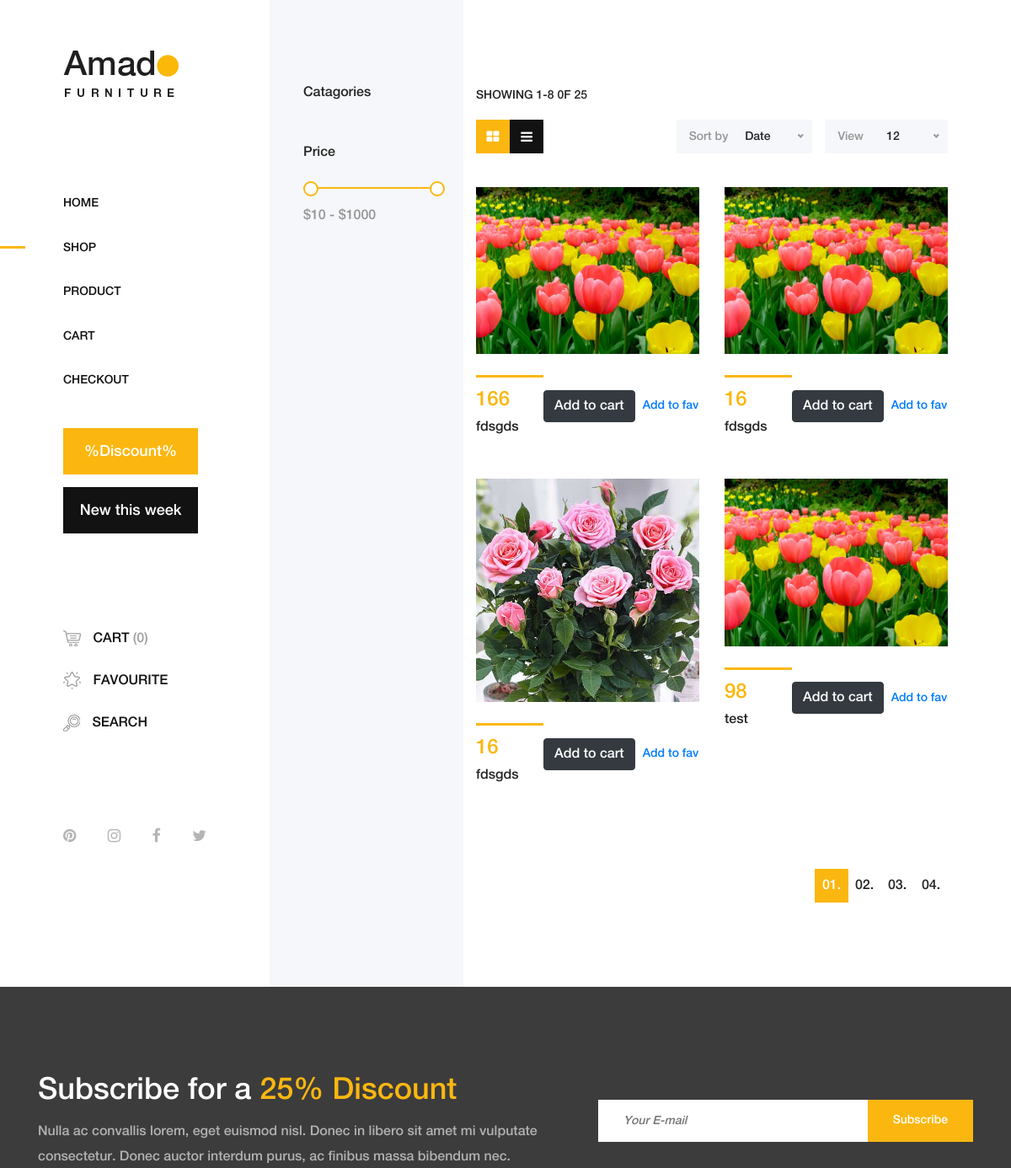
Before: /discount/ (upper part) with the older database file.
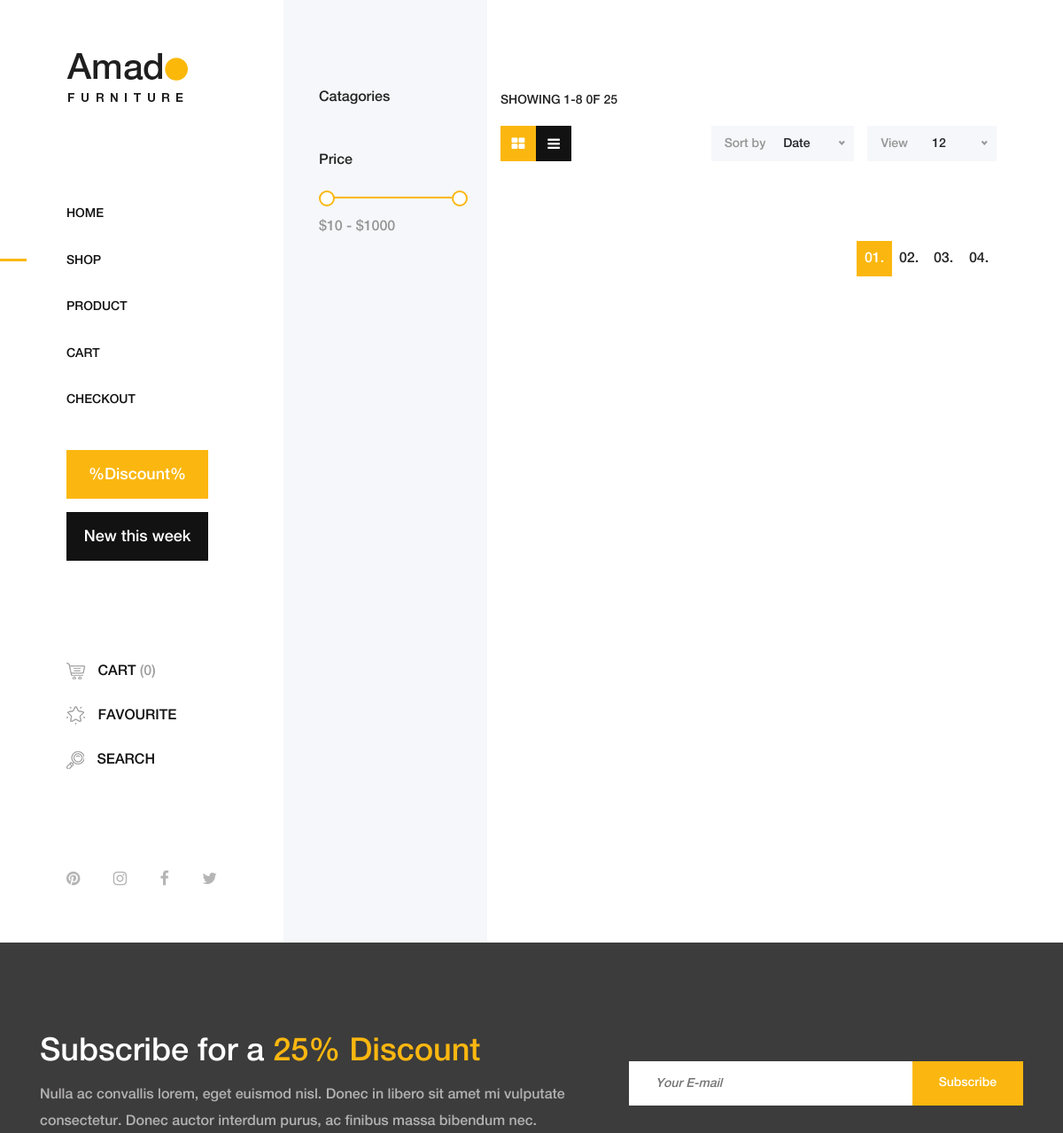
After: the same page with the newer database file.
### shop/models.py (models this page shows, shortened)
class Product(models.Model):
    slug = models.SlugField(max_length=100)
    category = models.ForeignKey(Category, related_name='products', on_delete=models.CASCADE)
    price = models.DecimalField(decimal_places=2, max_digits=10)
    title = models.CharField(max_length=100)
    description = models.CharField(max_length=500)
    created_at = models.DateTimeField(auto_now_add=True)
    updated_at = models.DateTimeField(auto_now=True)
    stock = models.PositiveIntegerField('Скидка в процентах', blank=True, null=True, default=0)
    available = models.BooleanField(default=True)
    class Meta:
        verbose_name = 'Продукт'
        verbose_name_plural = 'Продукты'
    def get_sale(self):
        return int(self.price * (100 - self.stock) / 100)
    def get_absolute_url(self):
        return reverse('product_detail', kwargs={'slug': self.slug})

class ProductImage(models.Model):
    image = models.ImageField(upload_to='products/%Y/%m/%d/', blank=True)
    product = models.ForeignKey(Product, related_name='images', on_delete=models.CASCADE)
    class Meta:
        verbose_name = 'Картинка'
        verbose_name_plural = 'Картинки'

### shop/views.py (the view)
# urls.py: path('discount/', DiscountProducts.as_view(), name='discount'),
class DiscountProducts(View):
    def get(self, request):
        products = Product.objects.filter(stock__gt=0)
        context = {
            'products': products
        }
        template = 'shop/discount.html'
        return render(request, template, context)

### templates/shop/discount.html (shortened to what this page needs)
{% extends 'base.html'%}
{% load static %}
{% block content %}
    <div class="main-content-wrapper d-flex clearfix">
        {% include 'includes/header.html' %}
        {% include 'includes/filters.html' %}
        <div class="amado_product_area section-padding-100">
            <div class="container-fluid">
                <div class="row">
                    <div class="col-12">
                        <div class="product-topbar d-xl-flex align-items-end justify-content-between">
                            <div class="total-products">
                                <p>Showing 1-8 0f 25</p>
                                <div class="view d-flex">
                                    <a href="#"><i class="fa fa-th-large" aria-hidden="true"></i></a>
                                    <a href="#"><i class="fa fa-bars" aria-hidden="true"></i></a>
                                </div>
                            </div>
                            <div class="product-sorting d-flex">
                                <div class="sort-by-date d-flex align-items-center mr-15">
                                    <p>Sort by</p>
                                    <form action="#" method="get">
                                    </form>
                                </div>
                                <div class="view-product d-flex align-items-center">
                                    <p>View</p>
                                    <form action="#" method="get">
                                    </form>
                                </div>
                            </div>
                        </div>
                    </div>
                </div>
                <div class="row">
                    {% for product in products %}
                        <div class="col-12 col-sm-6 col-md-12 col-xl-6">
                        <div class="single-product-wrapper">
                            <div class="product-img">
                                    <img src="{{ product.images.first.image.url }}" alt="">
                            </div>
                            <div class="product-description d-flex align-items-center justify-content-between">
                                <div class="product-meta-data">
                                    <div class="line"></div>
                                    <p class="product-price">{{ product.get_sale }}</p>
                                    <a href="product-details.html">
                                        <a href="{{ product.get_absolute_url }}"><h6>{{product.title}}</h6></a>
                                    </a>
                                </div>
                                 <a href="#"><button class="btn btn-dark">Add to cart</button></a>
                                {% include 'includes/add_to_favorite.html' %}
                            </div>
                        </div>
                    </div>
                    {% endfor %}
                </div>
                <div class="row">
                    <div class="col-12">
                        <nav aria-label="navigation">
                            <ul class="pagination justify-content-end mt-50">
                                <li class="page-item active"><a class="page-link" href="#">01.</a></li>
                                <li class="page-item"><a class="page-link" href="#">02.</a></li>
                                <li class="page-item"><a class="page-link" href="#">03.</a></li>
                                <li class="page-item"><a class="page-link" href="#">04.</a></li>
                            </ul>
                        </nav>
                    </div>
                </div>
            </div>
        </div>
    </div>
{% endblock content %}

### templates/includes/add_to_favorite.html (shortened to what this page needs)
<form action="{% url 'add_to_favourites' pk=product.pk %}" method="post">
    <button type="submit" class="btn btn-link btn-sm">Add to favorite</button>
</form>

Changed rows visible on the page:
removed Product: images.first.image (picture), get_sale "166", title "fdsgds"
removed Product: images.first.image (picture), get_sale "16", title "fdsgds"
removed Product: images.first.image (picture), get_sale "16", title "fdsgds"
removed Product: images.first.image (picture), get_sale "98", title "test"
